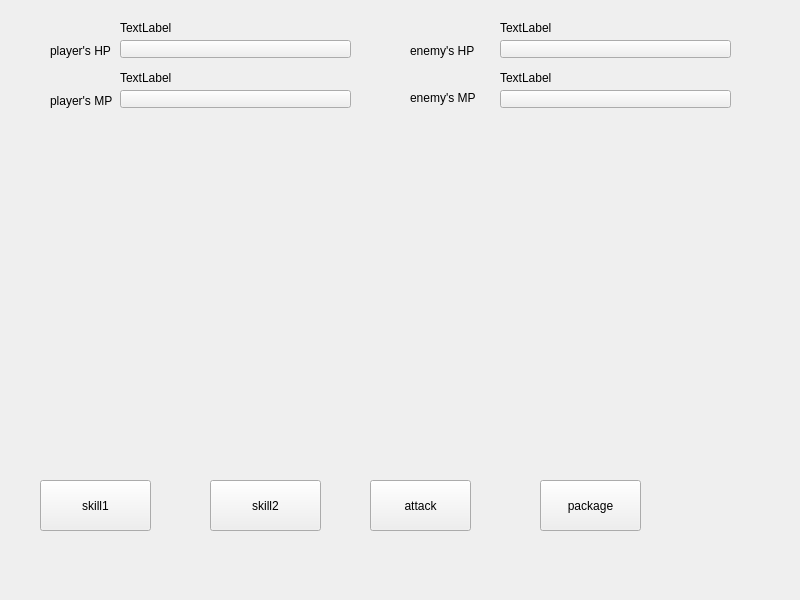
<?xml version="1.0" encoding="UTF-8"?>
<ui version="4.0">
 <class>mywidget</class>
 <widget class="QWidget" name="mywidget">
  <property name="geometry">
   <rect>
    <x>0</x>
    <y>0</y>
    <width>800</width>
    <height>600</height>
   </rect>
  </property>
  <property name="windowTitle">
   <string>mywidget</string>
  </property>
  <widget class="QPushButton" name="pushButton">
   <property name="geometry">
    <rect>
     <x>40</x>
     <y>480</y>
     <width>111</width>
     <height>51</height>
    </rect>
   </property>
   <property name="text">
    <string>skill1</string>
   </property>
  </widget>
  <widget class="QPushButton" name="pushButton_2">
   <property name="geometry">
    <rect>
     <x>210</x>
     <y>480</y>
     <width>111</width>
     <height>51</height>
    </rect>
   </property>
   <property name="text">
    <string>skill2</string>
   </property>
  </widget>
  <widget class="QPushButton" name="pushButton_3">
   <property name="geometry">
    <rect>
     <x>370</x>
     <y>480</y>
     <width>101</width>
     <height>51</height>
    </rect>
   </property>
   <property name="text">
    <string>attack</string>
   </property>
  </widget>
  <widget class="QLabel" name="label">
   <property name="geometry">
    <rect>
     <x>50</x>
     <y>40</y>
     <width>171</width>
     <height>21</height>
    </rect>
   </property>
   <property name="text">
    <string>player's HP</string>
   </property>
  </widget>
  <widget class="QLabel" name="label_2">
   <property name="geometry">
    <rect>
     <x>410</x>
     <y>35</y>
     <width>201</width>
     <height>31</height>
    </rect>
   </property>
   <property name="text">
    <string>enemy's HP</string>
   </property>
  </widget>
  <widget class="QPushButton" name="pushButton_4">
   <property name="geometry">
    <rect>
     <x>120</x>
     <y>40</y>
     <width>231</width>
     <height>18</height>
    </rect>
   </property>
   <property name="text">
    <string/>
   </property>
  </widget>
  <widget class="QPushButton" name="pushButton_5">
   <property name="geometry">
    <rect>
     <x>500</x>
     <y>40</y>
     <width>231</width>
     <height>18</height>
    </rect>
   </property>
   <property name="text">
    <string/>
   </property>
  </widget>
  <widget class="QLabel" name="label_3">
   <property name="geometry">
    <rect>
     <x>50</x>
     <y>90</y>
     <width>141</width>
     <height>21</height>
    </rect>
   </property>
   <property name="text">
    <string>player's MP</string>
   </property>
  </widget>
  <widget class="QLabel" name="label_4">
   <property name="geometry">
    <rect>
     <x>410</x>
     <y>90</y>
     <width>211</width>
     <height>16</height>
    </rect>
   </property>
   <property name="text">
    <string>enemy's MP</string>
   </property>
  </widget>
  <widget class="QPushButton" name="pushButton_6">
   <property name="geometry">
    <rect>
     <x>120</x>
     <y>90</y>
     <width>231</width>
     <height>18</height>
    </rect>
   </property>
   <property name="text">
    <string/>
   </property>
  </widget>
  <widget class="QPushButton" name="pushButton_7">
   <property name="geometry">
    <rect>
     <x>500</x>
     <y>90</y>
     <width>231</width>
     <height>18</height>
    </rect>
   </property>
   <property name="text">
    <string/>
   </property>
  </widget>
  <widget class="QLabel" name="label_5">
   <property name="geometry">
    <rect>
     <x>120</x>
     <y>20</y>
     <width>121</width>
     <height>16</height>
    </rect>
   </property>
   <property name="text">
    <string>TextLabel</string>
   </property>
  </widget>
  <widget class="QLabel" name="label_6">
   <property name="geometry">
    <rect>
     <x>500</x>
     <y>20</y>
     <width>141</width>
     <height>16</height>
    </rect>
   </property>
   <property name="text">
    <string>TextLabel</string>
   </property>
  </widget>
  <widget class="QLabel" name="label_7">
   <property name="geometry">
    <rect>
     <x>120</x>
     <y>70</y>
     <width>111</width>
     <height>16</height>
    </rect>
   </property>
   <property name="text">
    <string>TextLabel</string>
   </property>
  </widget>
  <widget class="QLabel" name="label_8">
   <property name="geometry">
    <rect>
     <x>500</x>
     <y>70</y>
     <width>171</width>
     <height>16</height>
    </rect>
   </property>
   <property name="text">
    <string>TextLabel</string>
   </property>
  </widget>
  <widget class="QPushButton" name="pushButton_8">
   <property name="geometry">
    <rect>
     <x>540</x>
     <y>480</y>
     <width>101</width>
     <height>51</height>
    </rect>
   </property>
   <property name="text">
    <string>package</string>
   </property>
  </widget>
 </widget>
 <resources/>
 <connections/>
</ui>
